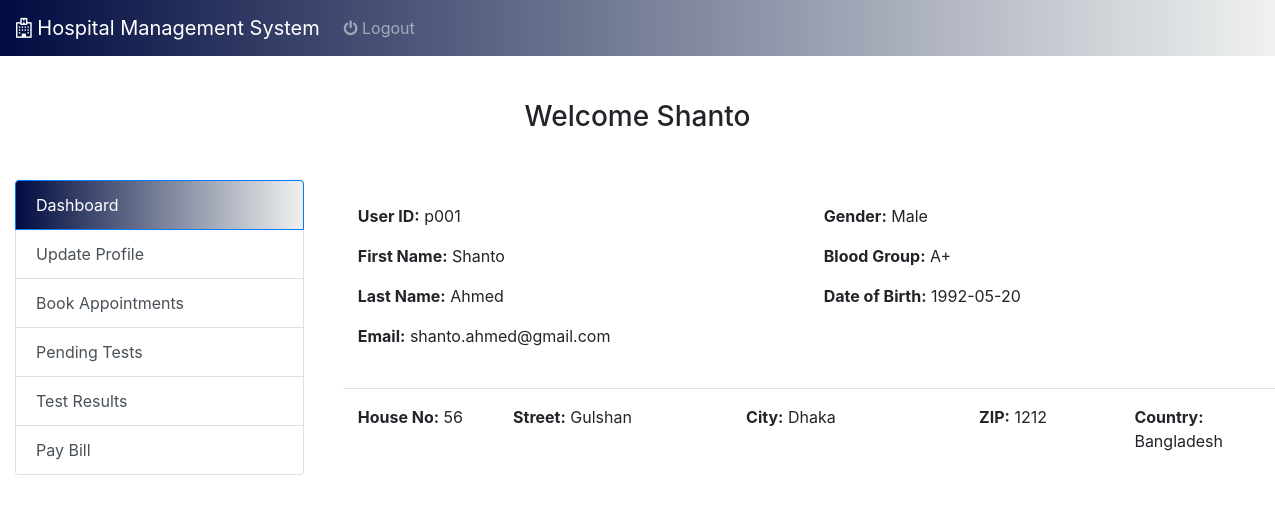
The app's page /patient_dashboard.php (signed in) with its own data.
### tables this page shows
CREATE TABLE `patient` (
  `user_id` varchar(20) NOT NULL,
  `first_name` varchar(30) NOT NULL,
  `last_name` varchar(30) NOT NULL,
  `email` varchar(80) NOT NULL,
  `password` varchar(255) NOT NULL,
  `gender` enum('Male','Female','Other') DEFAULT NULL,
  `blood_group` enum('A+','A-','B+','B-','O+','O-','AB+','AB-') DEFAULT NULL,
  `dob` date DEFAULT NULL,
  `hno` varchar(10) DEFAULT NULL,
  `street` varchar(50) DEFAULT NULL,
  `city` varchar(30) DEFAULT NULL,
  `zip` varchar(10) DEFAULT NULL,
  `country` varchar(40) DEFAULT NULL,
  `created_at` timestamp NOT NULL DEFAULT current_timestamp(),
  `updated_at` timestamp NOT NULL DEFAULT current_timestamp() ON UPDATE current_timestamp()
);

### patient_func.php (called while the page is built, shortened)
<?php
include 'config.php';
$patient_id = $_SESSION['user_id'];
$sql = "SELECT user_id, first_name, last_name, email, gender, blood_group, dob, hno, street, city, zip, country FROM Patient WHERE user_id = ?";
$stmt = $con->prepare($sql);
if ($stmt) {
    $stmt->bind_param("s", $patient_id);
    $stmt->execute();
    $result = $stmt->get_result();
    if ($result->num_rows === 1) {
        $patient = $result->fetch_assoc();
    }
}
?>

### patient_dashboard.php (the view, shortened to what this page needs)
<?php include 'config.php';
include 'patient_func.php'; ?>
<!DOCTYPE html>
<html lang="en">
<head>
    <link rel="stylesheet" type="text/css" href="font-awesome-4.7.0/css/font-awesome.min.css">
    <link rel="stylesheet" href="css/dashboard_style.css">
    <link rel="stylesheet" href="vendor/fontawesome/css/font-awesome.min.css">
    <link rel="stylesheet" href="https://stackpath.bootstrapcdn.com/bootstrap/4.3.1/css/bootstrap.min.css">
    <link rel="stylesheet" href="https://cdnjs.cloudflare.com/ajax/libs/font-awesome/4.7.0/css/font-awesome.min.css">
</head>
<body style="padding-top: 50px;">
    <nav class="navbar navbar-expand-lg navbar-dark bg-primary fixed-top">
        <a class="navbar-brand" href="#">
            <i class="fa fa-hospital-o"></i> Hospital Management System</a>
        <div class="collapse navbar-collapse" id="navbarSupportedContent">
            <ul class="navbar-nav mr-auto">
                <li class="nav-item">
                    <a class="nav-link" href="logout.php"><i class="fa fa-power-off" aria-hidden="true"></i> Logout</a>
                </li>
                <li class="nav-item">
                    <a class="nav-link" href="#"></a>
                </li>
            </ul>
        </div>
    </nav>
    <div class="container-fluid" style="margin-top: 50px;">
        <h3 class="text-center">Welcome <?php echo htmlspecialchars($patient['first_name']); ?></h3>
        <div class="row">
            <div class="col-md-4" style="max-width:25%; margin-top: 3%">
                <div class="list-group" id="list-tab" role="tablist">
                    <a class="list-group-item list-group-item-action active" id="list-dash-list" data-toggle="list" href="#list-dash" role="tab" aria-controls="list-dash">Dashboard</a>
                    <a class="list-group-item list-group-item-action" id="list-profile-list" data-toggle="list" href="#list-profile" role="tab" aria-controls="list-profile">Update Profile</a>
                    <a class="list-group-item list-group-item-action" id="list-appt-list" data-toggle="list" href="#list-appt" role="tab" aria-controls="list-appt">Book Appointments</a>
                    <a class="list-group-item list-group-item-action" id="list-test-list" data-toggle="list" href="#list-test" role="tab" aria-controls="list-test">Pending Tests</a>
                    <a class="list-group-item list-group-item-action" id="list-result-list" data-toggle="list" href="#list-result" role="tab" aria-controls="list-result">Test Results</a>
                    <a class="list-group-item list-group-item-action" id="list-bill-list" data-toggle="list" href="#list-bill" role="tab" aria-controls="list-bill">Pay Bill</a>
                </div><br>
            </div>
            <div class="col-md-8" style="margin-top: 3%;">
                <div class="tab-content" id="nav-tabContent" style="width: 950px;">
                    <div class="tab-pane fade show active" id="list-dash" role="tabpanel" aria-labelledby="list-dash-list">
                        <div class="container-fluid bg-white p-4">
                            <div class="row">
                                <div class="col-12">
                                    <div class="row mb-4">
                                        <div class="col-md-6">
                                            <p><strong>User ID:</strong> <?php echo htmlspecialchars($patient['user_id']); ?></p>
                                            <p><strong>First Name:</strong> <?php echo htmlspecialchars($patient['first_name']); ?></p>
                                            <p><strong>Last Name:</strong> <?php echo htmlspecialchars($patient['last_name']); ?></p>
                                            <p><strong>Email:</strong> <?php echo htmlspecialchars($patient['email']); ?></p>
                                        </div>
                                        <div class="col-md-6">
                                            <p><strong>Gender:</strong> <?php echo htmlspecialchars($patient['gender']); ?></p>
                                            <p><strong>Blood Group:</strong> <?php echo htmlspecialchars($patient['blood_group']); ?></p>
                                            <p><strong>Date of Birth:</strong> <?php echo htmlspecialchars($patient['dob']); ?></p>
                                        </div>
                                    </div>
                                    <div class="row border-top pt-3">
                                        <div class="col-md-2">
                                            <p><strong>House No:</strong> <?php echo htmlspecialchars($patient['hno']); ?></p>
                                        </div>
                                        <div class="col-md-3">
                                            <p><strong>Street:</strong> <?php echo htmlspecialchars($patient['street']); ?></p>
                                        </div>
                                        <div class="col-md-3">
                                            <p><strong>City:</strong> <?php echo htmlspecialchars($patient['city']); ?></p>
                                        </div>
                                        <div class="col-md-2">
                                            <p><strong>ZIP:</strong> <?php echo htmlspecialchars($patient['zip']); ?></p>
                                        </div>
                                        <div class="col-md-2">
                                            <p><strong>Country:</strong> <?php echo htmlspecialchars($patient['country']); ?></p>
                                        </div>
                                    </div>
                                </div>
                            </div>
                        </div>
                    </div>
                </div>
            </div>
        </div>
    </div>
</body>
</html>

### css/dashboard_style.css (style rules this page uses)
.bg-primary { background: linear-gradient(to right, #000C40, #F0F2F0); }
.list-group-item.active { background: linear-gradient(to right, #000C40, #F0F2F0); border-color: #c3c3c3; }

### records on screen
patient: first_name "Shanto", user_id "p001", last_name "Ahmed", email "shanto.ahmed@gmail.com", gender "Male", blood_group "A+", dob "1992-05-20", hno "56", street "Gulshan", city "Dhaka", zip "1212", country "Bangladesh"
